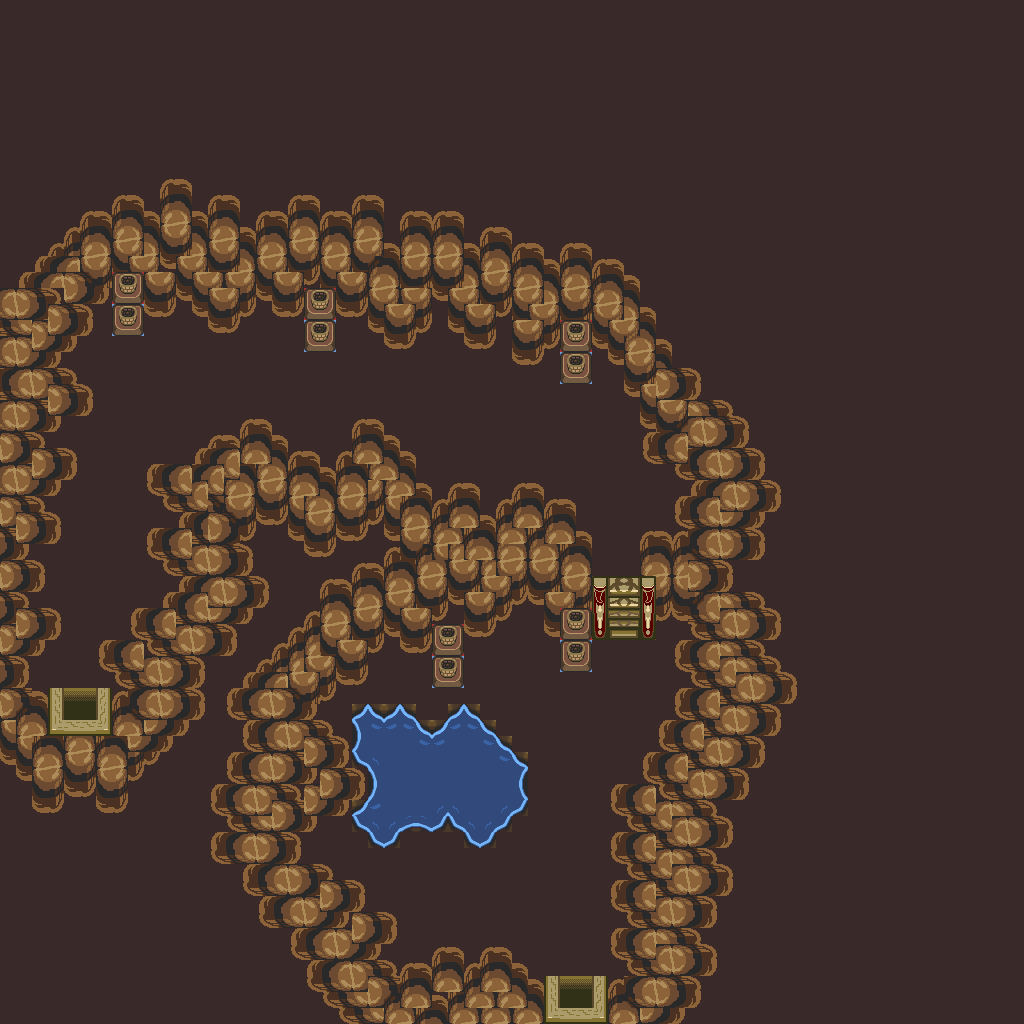

A 2D game scene composited from a Tiled map and its tileset images. What follows is a short description and the map's XML, with each tile layer's data collapsed to a summary:
An orthogonal 64x64 tile map with 16x16 px tiles, 1 tile layer (base), 2 hidden layers not drawn and 5 objects.

<map version="1.10" tiledversion="1.12.1" orientation="orthogonal" renderorder="right-down" width="64" height="64" tilewidth="16" tileheight="16" infinite="0" nextlayerid="4" nextobjectid="6">
 <tileset firstgid="1" source="../classiciphone_pics4.tsx" />
 <layer id="1" name="base" width="64" height="64">
  <data>[4096 cells, 4096 non-empty, 75 distinct tile ids]</data>
 </layer>
 <layer id="2" name="collision" width="64" height="64" visible="0">
  <properties><property name="collision" value="true" /></properties>
  <data>[4096 cells, 1315 non-empty, 1 distinct tile ids]</data>
 </layer>
 <layer id="3" name="water" width="64" height="64" visible="0">
  <properties><property name="terrain" value="water" /></properties>
  <data>[4096 cells, 30 non-empty, 1 distinct tile ids]</data>
 </layer>
 <objectgroup id="4" name="npcs">
  <object id="1" x="64.0" y="224.0" width="16" height="16">
   <properties>
    <property name="gani" value="light2.png" />
    <property name="script" type="string">-- Auto-converted from GraalScript
-- // NPC made by Stefan Knorr
-- if (created) {
-- setimg light2.png;
self.dontblock = true
end
-- [CLIENT-SIDE — server no-op]
-- if (playerenters) {
-- setcoloreffect 1,1,0,0.99;
-- drawaslight;
-- }</property>
   </properties>
  </object>
  <object id="2" x="256.0" y="240.0" width="16" height="16">
   <properties>
    <property name="gani" value="light2.png" />
    <property name="script" type="string">-- Auto-converted from GraalScript
-- // NPC made by Stefan Knorr
-- if (created) {
-- setimg light2.png;
self.dontblock = true
end
-- [CLIENT-SIDE — server no-op]
-- if (playerenters) {
-- setcoloreffect 1,1,0,0.99;
-- drawaslight;
-- }</property>
   </properties>
  </object>
  <object id="3" x="512.0" y="272.0" width="16" height="16">
   <properties>
    <property name="gani" value="light2.png" />
    <property name="script" type="string">-- Auto-converted from GraalScript
-- // NPC made by Stefan Knorr
-- if (created) {
-- setimg light2.png;
self.dontblock = true
end
-- [CLIENT-SIDE — server no-op]
-- if (playerenters) {
-- setcoloreffect 1,1,0,0.99;
-- drawaslight;
-- }</property>
   </properties>
  </object>
  <object id="4" x="512.0" y="560.0" width="16" height="16">
   <properties>
    <property name="gani" value="light2.png" />
    <property name="script" type="string">-- Auto-converted from GraalScript
-- // NPC made by Stefan Knorr
-- if (created) {
-- setimg light2.png;
self.dontblock = true
end
-- [CLIENT-SIDE — server no-op]
-- if (playerenters) {
-- setcoloreffect 1,1,0,0.99;
-- drawaslight;
-- }</property>
   </properties>
  </object>
  <object id="5" x="384.0" y="576.0" width="16" height="16">
   <properties>
    <property name="gani" value="light2.png" />
    <property name="script" type="string">-- Auto-converted from GraalScript
-- // NPC made by Stefan Knorr
-- if (created) {
-- setimg light2.png;
self.dontblock = true
end
-- [CLIENT-SIDE — server no-op]
-- if (playerenters) {
-- setcoloreffect 1,1,0,0.99;
-- drawaslight;
-- }</property>
   </properties>
  </object>
 </objectgroup>
</map>
